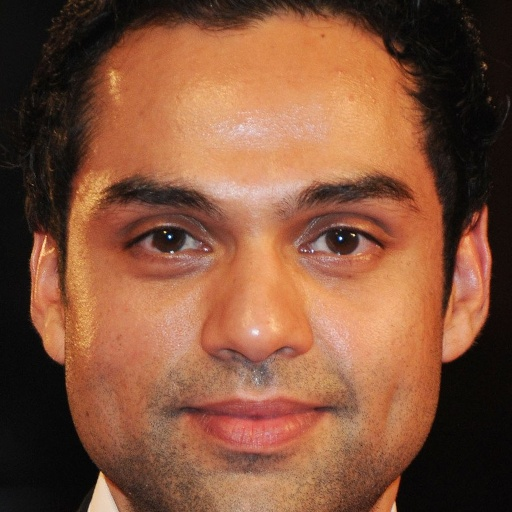
#> input picture faces/actors/abhay_deol/reference.jpg, 512 x 512 px
$ python -i cinematic_depth.py   (imports and definitions only)
#> lines starting #> are read from the running program, lines starting #| are printed output that depends on the picture; after the words box and inside, x2 and y2 are one past the last pixel; in counts of white or black regions, pixels touching at a corner belong together
### src/utils/logger.py
"""
Structured Logging Module for Real-Time AI Face Swap Application.
"""

import os
import sys
import logging
from typing import Optional

_LOGGERS = {}
DEFAULT_LOG_FORMAT = "[%(asctime)s] [%(levelname)s] [%(name)s]: %(message)s"
DATE_FORMAT = "%Y-%m-%d %H:%M:%S"


# [24 lines left out: function setup_logging, not called in this run]


def get_logger(name: str = "FaceSwapApp") -> logging.Logger:
    """Returns a named logger instance with standardized formatting."""
    if name not in _LOGGERS:
        logger = logging.getLogger(name)
        if not logger.handlers and not logging.getLogger().handlers:
            # Fallback initialization if setup_logging hasn't been called
            handler = logging.StreamHandler(sys.stdout)
            handler.setFormatter(logging.Formatter(DEFAULT_LOG_FORMAT, datefmt=DATE_FORMAT))
            logger.addHandler(handler)
            logger.setLevel(logging.INFO)
        _LOGGERS[name] = logger
    return _LOGGERS[name]

### src/processing/cinematic_depth.py
"""
Cinematic Depth Estimation & Real-Time Portrait Bokeh Engine (Phase 16).
Provides monocular facial depth field estimation, Circle-of-Confusion (CoC)
lens blur synthesis, optical highlight specular boosting, and false-color depth telemetry.
"""

from typing import Optional, Tuple, Dict, Any
import math
import cv2
import numpy as np

from src.utils.logger import get_logger

logger = get_logger("CinematicDepth")


class CinematicDepthEngine:
    """
    Simulates physical shallow depth of field (DoF) and DSLR f/1.4 portrait bokeh.
    Estimates a continuous monocular depth map Z(x, y) in [0.0, 1.0] from 3D facial
    landmarks, bilateral gradient propagation, and radial distance transforms.
    """

    def __init__(
        self,
        default_focus_depth: float = 0.35,
        default_bokeh_radius: float = 12.0,
        default_specular_boost: float = 0.25,
        temporal_smoothing: float = 0.65,
    ):
        """
        Args:
            default_focus_depth: Normalized depth value of focal plane [0.05, 0.95].
            default_bokeh_radius: Circle of Confusion blur radius in pixels [0.0, 30.0].
            default_specular_boost: Specular highlight expansion factor in blurred zones [0.0, 1.0].
            temporal_smoothing: Exponential moving average factor for temporal stability [0.0, 0.95].
        """
        self.focus_depth = float(np.clip(default_focus_depth, 0.05, 0.95))
        self.bokeh_radius = float(np.clip(default_bokeh_radius, 0.0, 30.0))
        self.specular_boost = float(np.clip(default_specular_boost, 0.0, 1.0))
        self.temporal_smoothing = float(np.clip(temporal_smoothing, 0.0, 0.95))

        self._cached_depth_map: Optional[np.ndarray] = None
        self._last_metrics: Dict[str, Any] = {
            "focus_depth": self.focus_depth,
            "bokeh_radius": self.bokeh_radius,
            "specular_boost": self.specular_boost,
            "mean_depth": 0.50,
        }

    def estimate_depth_map(
        self,
        frame: np.ndarray,
        landmarks: Optional[np.ndarray] = None,
        face_bbox: Optional[Tuple[int, int, int, int]] = None,
    ) -> np.ndarray:
        """
        Estimates a normalized relative depth field Z(x, y) in [0.0, 1.0].
        0.0 = Nearest to camera (Nose tip / foreground subject)
        1.0 = Farthest from camera (Infinite room background)

        Args:
            frame: BGR input image (H, W, 3).
            landmarks: Optional facial landmark coordinates (N, 2).
            face_bbox: Optional bounding box (x1, y1, x2, y2).

        Returns:
            depth_map: float32 array (H, W) in range [0.0, 1.0].
        """
        if frame is None or frame.size == 0:
            return np.full((100, 100), 0.5, dtype=np.float32)

        h, w = frame.shape[:2]

        # 1. Base anchor depth estimation
        if landmarks is not None and len(landmarks) >= 5:
            # Multi-point anatomical anchor depth initialization
            # Center of face (nose / bridge)
            if len(landmarks) == 5:
                # 5-pt: 0: left eye, 1: right eye, 2: nose, 3: left mouth, 4: right mouth
                nose = landmarks[2]
                face_center_x, face_center_y = float(nose[0]), float(nose[1])
                inter_eye = float(np.linalg.norm(landmarks[1] - landmarks[0]))
                face_radius = max(30.0, inter_eye * 1.8)
            else:
                pts = np.asarray(landmarks, dtype=np.float32)
                face_center_x, face_center_y = float(np.mean(pts[:, 0])), float(np.mean(pts[:, 1]))
                face_radius = max(30.0, float(np.std(pts)) * 2.2)
        elif face_bbox is not None:
            x1, y1, x2, y2 = face_bbox
            face_center_x = (x1 + x2) / 2.0
            face_center_y = (y1 + y2) / 2.0
            face_radius = max(30.0, max(x2 - x1, y2 - y1) / 2.0)
        else:
            # Fallback center anchor
            face_center_x = w / 2.0
            face_center_y = h / 2.0
            face_radius = min(w, h) * 0.35

        # 2. Vectorized Radial Distance Field from Face Silhouette
        y_indices, x_indices = np.indices((h, w), dtype=np.float32)
        dx = (x_indices - face_center_x) / max(1.0, face_radius)
        dy = (y_indices - face_center_y) / max(1.0, face_radius * 1.25)
        dist_sq = dx * dx + dy * dy

        # Sigmoidal depth ramp: Face core ~ 0.25 -> Periphery ~ 0.55 -> Background ~ 0.95
        depth_raw = 0.25 + 0.70 / (1.0 + np.exp(-2.2 * (dist_sq - 1.0)))
        depth_raw = np.clip(depth_raw, 0.05, 1.0).astype(np.float32)

        # 3. Edge-Preserving Gradient Harmonization with Frame Luminance
        # Downscale for real-time edge guidance then upscale
        small_h, small_w = max(16, h // 4), max(16, w // 4)
        small_gray = cv2.resize(cv2.cvtColor(frame, cv2.COLOR_BGR2GRAY), (small_w, small_h))
        small_depth = cv2.resize(depth_raw, (small_w, small_h))

        # Bilateral / Guided edge refinement
        refined_small = cv2.bilateralFilter(small_depth, d=5, sigmaColor=0.15, sigmaSpace=7.0)
        depth_map = cv2.resize(refined_small, (w, h), interpolation=cv2.INTER_LINEAR)
        depth_map = np.clip(depth_map, 0.0, 1.0).astype(np.float32)

        # 4. Temporal EMA Smoothing
        if (
            self._cached_depth_map is not None
            and self._cached_depth_map.shape == depth_map.shape
            and self.temporal_smoothing > 0.01
        ):
            alpha = 1.0 - self.temporal_smoothing
            depth_map = alpha * depth_map + self.temporal_smoothing * self._cached_depth_map

        self._cached_depth_map = depth_map.copy()
        self._last_metrics["mean_depth"] = round(float(np.mean(depth_map)), 3)
        return depth_map

    def apply_cinematic_bokeh(
        self,
        frame: np.ndarray,
        depth_map: Optional[np.ndarray] = None,
        focus_depth: Optional[float] = None,
        bokeh_radius: Optional[float] = None,
        specular_boost: Optional[float] = None,
        face_mask: Optional[np.ndarray] = None,
    ) -> np.ndarray:
        """
        Synthesizes a creamy DSLR portrait bokeh on background out-of-focus planes
        while keeping the subject focal plane razor sharp.

        Args:
            frame: Original BGR image (H, W, 3).
            depth_map: Optional precomputed depth map (H, W).
            focus_depth: Focal plane normalized depth [0.05, 0.95].
            bokeh_radius: Maximum Circle of Confusion blur radius in pixels.
            specular_boost: Highlight expansion weight.
            face_mask: Optional binary or float face mask (H, W) to strictly protect face sharpness.

        Returns:
            rendered_frame: BGR composite with physical bokeh applied.
        """
        if frame is None or frame.size == 0:
            return frame

        f_depth = self.focus_depth if focus_depth is None else float(np.clip(focus_depth, 0.05, 0.95))
        b_radius = self.bokeh_radius if bokeh_radius is None else float(max(0.0, bokeh_radius))
        s_boost = self.specular_boost if specular_boost is None else float(np.clip(specular_boost, 0.0, 1.0))

        if b_radius < 0.5:
            return frame.copy()

        h, w = frame.shape[:2]
        if depth_map is None:
            depth_map = self.estimate_depth_map(frame)
        elif depth_map.shape[:2] != (h, w):
            depth_map = cv2.resize(depth_map, (w, h), interpolation=cv2.INTER_LINEAR)

        # 1. Circle-of-Confusion (CoC) Diameter Field
        # Defocus increases with distance from focal plane
        depth_diff = np.abs(depth_map - f_depth)
        coc_field = np.clip(depth_diff / max(0.1, (1.0 - f_depth)), 0.0, 1.0) * b_radius

        # 2. Multi-tier Aperture Disk Defocus
        # Stratified blur: tier 1 (medium) and tier 2 (heavy)
        k_med = max(3, int(b_radius * 0.6) | 1)
        k_heavy = max(5, int(b_radius * 1.2) | 1)

        blur_med = cv2.GaussianBlur(frame, (k_med, k_med), b_radius * 0.35)
        blur_heavy = cv2.GaussianBlur(frame, (k_heavy, k_heavy), b_radius * 0.70)

        # 3. Specular Highlight Expansion (Optical Bokeh Blooms)
        if s_boost > 0.01:
            gray = cv2.cvtColor(frame, cv2.COLOR_BGR2GRAY)
            # Isolate specular highlights above threshold (210)
            spec_mask = cv2.threshold(gray, 210, 255, cv2.THRESH_BINARY)[1]
            if np.count_nonzero(spec_mask) > 0:
                kernel_spec = cv2.getStructuringElement(cv2.MORPH_ELLIPSE, (5, 5))
                expanded_spec = cv2.dilate(spec_mask, kernel_spec)
                spec_weight = (expanded_spec.astype(np.float32) / 255.0)[:, :, np.newaxis] * (s_boost * 0.35)
                # Boost specular blooms in blurred heavy tier
                blur_heavy = cv2.addWeighted(
                    blur_heavy, 1.0, (blur_heavy.astype(np.float32) * spec_weight).astype(np.uint8), 1.0, 0
                )

        # 4. Continuous Defocus Alpha Compositing
        norm_coc = np.clip(coc_field / max(1e-5, b_radius), 0.0, 1.0)[:, :, np.newaxis]
        frame_f = frame.astype(np.float32)
        med_f = blur_med.astype(np.float32)
        heavy_f = blur_heavy.astype(np.float32)

        # Tiered interpolation between sharp, medium, and heavy blur
        tier1_weight = np.clip(norm_coc * 2.0, 0.0, 1.0)
        tier2_weight = np.clip((norm_coc - 0.5) * 2.0, 0.0, 1.0)

        blurred_composite = (1.0 - tier1_weight) * frame_f + tier1_weight * (
            (1.0 - tier2_weight) * med_f + tier2_weight * heavy_f
        )
        bokeh_output = np.clip(blurred_composite, 0.0, 255.0).astype(np.uint8)

        # 5. Foreground Subject Sharpness Protection
        if face_mask is not None:
            if face_mask.shape[:2] != (h, w):
                face_mask = cv2.resize(face_mask, (w, h), interpolation=cv2.INTER_LINEAR)
            if face_mask.dtype != np.float32:
                m = (face_mask > 30).astype(np.float32)
            else:
                m = np.clip(face_mask, 0.0, 1.0)
            if len(m.shape) == 2:
                m = m[:, :, np.newaxis]
            # Sharp subject over bokeh background
            bokeh_output = (m * frame_f + (1.0 - m) * bokeh_output.astype(np.float32)).astype(np.uint8)

        return bokeh_output

    # [46 lines left out: functions render_depth_visualizer, get_telemetry, not called in this run]

>>> import cv2
>>> picture = cv2.imread('../../faces/actors/abhay_deol/reference.jpg')
#> picture is the input picture: shape (512, 512, 3); mean B, G, R 59, 83.8, 131.6
>>> result = CinematicDepthEngine().apply_cinematic_bokeh(picture)
#> in estimate_depth_map, `small_depth = cv2.resize(depth_raw, (small_w, small_h))`:
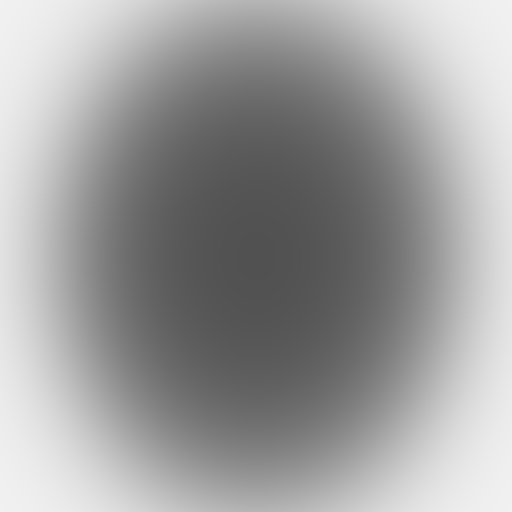
#> depth_raw: shape (512, 512) float32; min 0.32, max 0.946, mean 0.62
#> in apply_cinematic_bokeh, `depth_diff = np.abs(depth_map - f_depth)`:
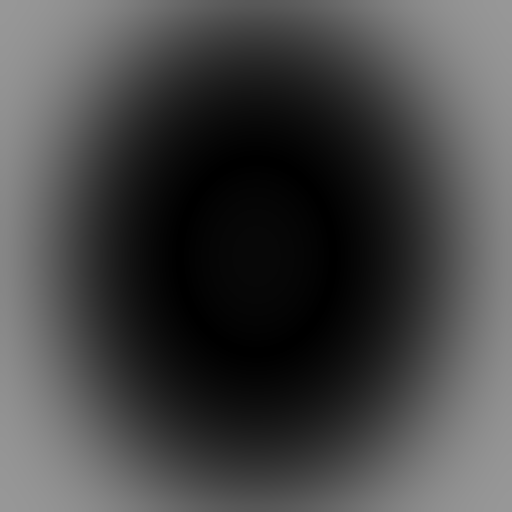
#> depth_diff: shape (512, 512) float32; min 1.49e-07, max 0.595, mean 0.273
#> in apply_cinematic_bokeh, `gray = cv2.cvtColor(frame, cv2.COLOR_BGR2GRAY)`:
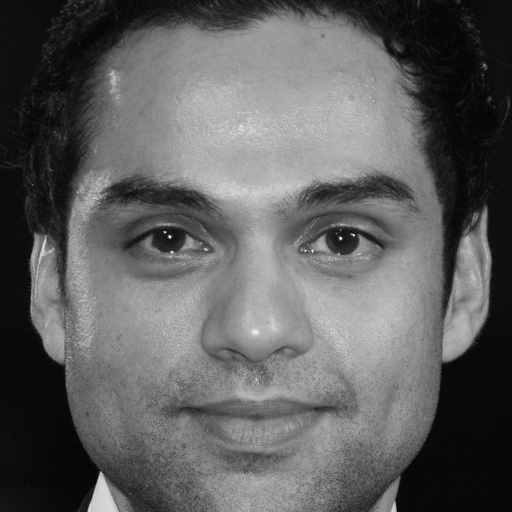
#> gray: shape (512, 512); min 1, max 247, mean 95.3
#> in apply_cinematic_bokeh, `spec_mask = cv2.threshold(gray, 210, 255, cv2.THRESH_BINARY)[1]`:
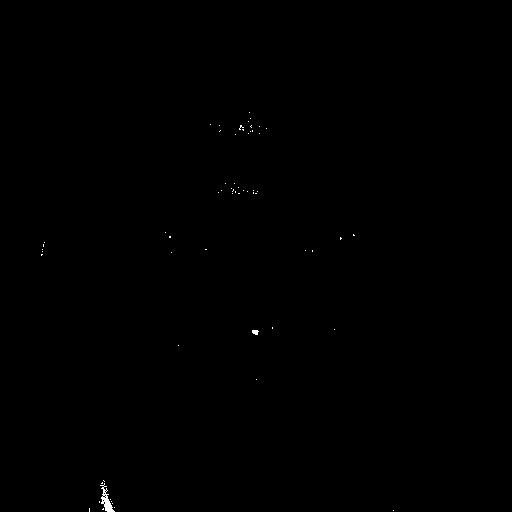
#> spec_mask: shape (512, 512); 0.11% white; 61 white regions (59 under 20 px), largest, box (x1, y1, x2, y2) and area: (100, 483, 115, 512) 158, (252, 330, 259, 335) 27
#> in apply_cinematic_bokeh, `expanded_spec = cv2.dilate(spec_mask, kernel_spec)`: expanded_spec: shape (512, 512); 0.54% white; 30 white regions (15 under 20 px), largest, box (x1, y1, x2, y2) and area: (97, 478, 117, 512) 403, (237, 116, 255, 136) 167, (229, 185, 250, 196) 126
#> in apply_cinematic_bokeh, `norm_coc = np.clip(coc_field / max(1e-5, b_radius), 0.0, 1.0)[:, :, np..`:
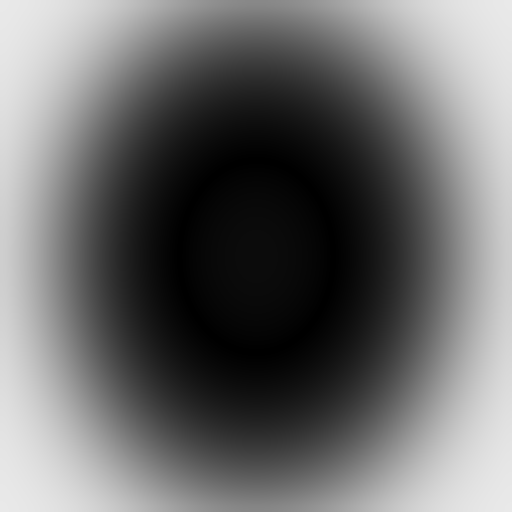
#> norm_coc: shape (512, 512, 1) float32; min 2.29e-07, max 0.915, mean 0.42
#> in apply_cinematic_bokeh, `tier1_weight = np.clip(norm_coc * 2.0, 0.0, 1.0)`:
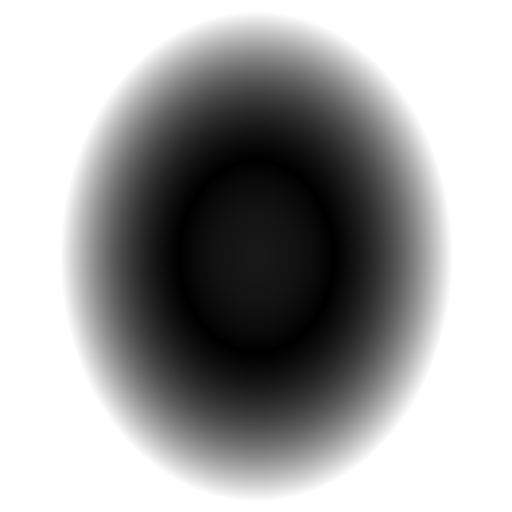
#> tier1_weight: shape (512, 512, 1) float32; min 4.58e-07, max 1, mean 0.646
#> in apply_cinematic_bokeh, `tier2_weight = np.clip((norm_coc - 0.5) * 2.0, 0.0, 1.0)`:
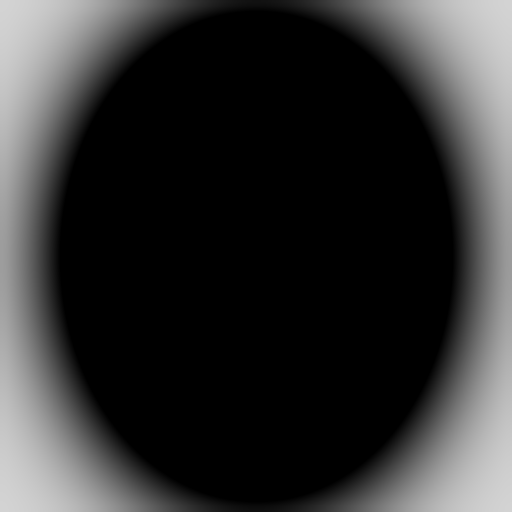
#> tier2_weight: shape (512, 512, 1) float32; min 0, max 0.83, mean 0.193
